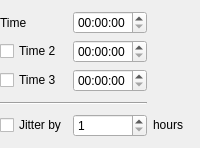
         <widget class="QWidget" name="pageFixed">
          <layout class="QGridLayout" name="gridLayout_2">
           <property name="leftMargin">
            <number>0</number>
           </property>
           <item row="0" column="0">
            <widget class="QLabel" name="label_9">
             <property name="text">
              <string>Time</string>
             </property>
            </widget>
           </item>
           <item row="4" column="0">
            <widget class="QCheckBox" name="jitterTimesCheckbox">
             <property name="text">
              <string>Jitter by</string>
             </property>
            </widget>
           </item>
           <item row="1" column="0">
            <widget class="QCheckBox" name="time2Checkbox">
             <property name="text">
              <string>Time 2</string>
             </property>
            </widget>
           </item>
           <item row="2" column="0">
            <widget class="QCheckBox" name="time3Checkbox">
             <property name="text">
              <string>Time 3</string>
             </property>
            </widget>
           </item>
           <item row="3" column="0" colspan="2">
            <widget class="Line" name="line_5">
             <property name="minimumSize">
              <size>
               <width>0</width>
               <height>10</height>
              </size>
             </property>
             <property name="orientation">
              <enum>Qt::Horizontal</enum>
             </property>
            </widget>
           </item>
           <item row="0" column="1">
            <widget class="QTimeEdit" name="time1Edit">
             <property name="calendarPopup">
              <bool>false</bool>
             </property>
            </widget>
           </item>
           <item row="2" column="1">
            <widget class="QTimeEdit" name="time3Edit"/>
           </item>
           <item row="1" column="1">
            <widget class="QTimeEdit" name="time2Edit"/>
           </item>
           <item row="4" column="1">
            <widget class="QSpinBox" name="jitterSpinbox">
             <property name="minimum">
              <number>1</number>
             </property>
             <property name="maximum">
              <number>24</number>
             </property>
            </widget>
           </item>
           <item row="4" column="2">
            <widget class="QLabel" name="jitterLabel">
             <property name="text">
              <string>&lt;html&gt;&lt;head/&gt;&lt;body&gt;&lt;p&gt;hours&lt;/p&gt;&lt;/body&gt;&lt;/html&gt;</string>
             </property>
            </widget>
           </item>
          </layout>
         </widget>
